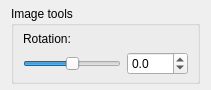
<?xml version="1.0" encoding="UTF-8"?>
<ui version="4.0">
 <class>Tools_ImageWidget</class>
 <widget class="QWidget" name="Tools_ImageWidget">
  <property name="geometry">
   <rect>
    <x>0</x>
    <y>0</y>
    <width>211</width>
    <height>87</height>
   </rect>
  </property>
  <property name="sizePolicy">
   <sizepolicy hsizetype="Minimum" vsizetype="Minimum">
    <horstretch>0</horstretch>
    <verstretch>0</verstretch>
   </sizepolicy>
  </property>
  <property name="windowTitle">
   <string>Form</string>
  </property>
  <layout class="QVBoxLayout" name="verticalLayout_3">
   <property name="topMargin">
    <number>6</number>
   </property>
   <property name="bottomMargin">
    <number>6</number>
   </property>
   <item>
    <widget class="QGroupBox" name="groupBox">
     <property name="sizePolicy">
      <sizepolicy hsizetype="Minimum" vsizetype="Minimum">
       <horstretch>0</horstretch>
       <verstretch>0</verstretch>
      </sizepolicy>
     </property>
     <property name="title">
      <string>Image tools</string>
     </property>
     <layout class="QVBoxLayout" name="verticalLayout">
      <property name="topMargin">
       <number>6</number>
      </property>
      <property name="bottomMargin">
       <number>6</number>
      </property>
      <item>
       <widget class="QLabel" name="label">
        <property name="text">
         <string>Rotation: </string>
        </property>
       </widget>
      </item>
      <item>
       <layout class="QHBoxLayout" name="horizontalLayout">
        <item>
         <widget class="QSlider" name="imageRotationSlider">
          <property name="minimum">
           <number>-1800</number>
          </property>
          <property name="maximum">
           <number>1800</number>
          </property>
          <property name="value">
           <number>0</number>
          </property>
          <property name="orientation">
           <enum>Qt::Horizontal</enum>
          </property>
         </widget>
        </item>
        <item>
         <widget class="QDoubleSpinBox" name="imageRotationSB">
          <property name="decimals">
           <number>1</number>
          </property>
          <property name="minimum">
           <double>-180.000000000000000</double>
          </property>
          <property name="maximum">
           <double>180.000000000000000</double>
          </property>
          <property name="singleStep">
           <double>0.100000000000000</double>
          </property>
         </widget>
        </item>
       </layout>
      </item>
     </layout>
    </widget>
   </item>
  </layout>
 </widget>
 <resources/>
 <connections/>
</ui>
